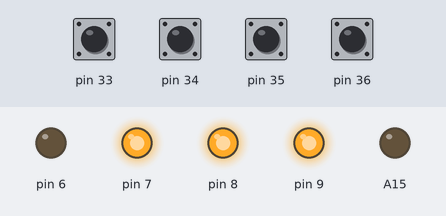
Recording of a sketch running on a simulated Arduino Mega 2560, built with avr-gcc and run on an emulated ATmega2560. Shown: output pins drawn as LEDs (lit = HIGH). Inputs (shaded band) come from the test bench; at power-on: pin 33–36 HIGH. What the sketch prints to the serial monitor is not drawn.

Above: at 1.2 s.
1.3 s: pin 33 pulled LOW for 0.15 s
At 1.37 s:
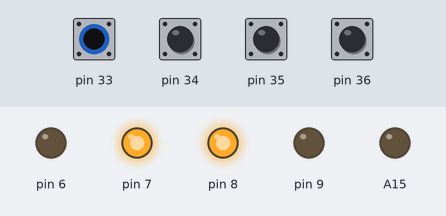
2.9 s: pin 34 pulled LOW for 0.15 s
At 2.97 s:
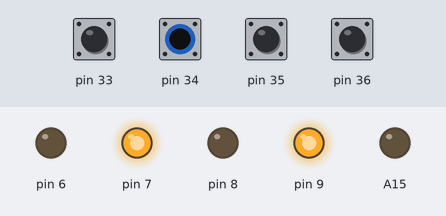
4.5 s: pin 35 pulled LOW for 0.15 s
At 4.57 s:
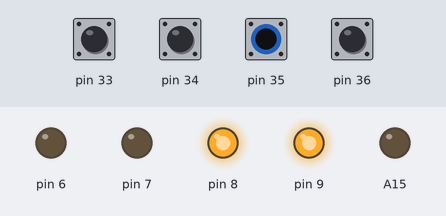
6.1 s: pin 33 driven LOW and pin 34 driven LOW
At 6.8 s:
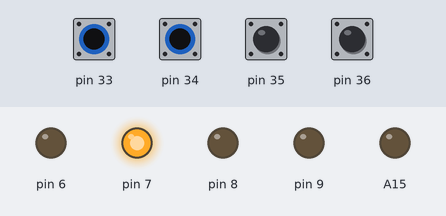
7.6 s: pin 35 pulled LOW for 1 s
At 8.0 s:
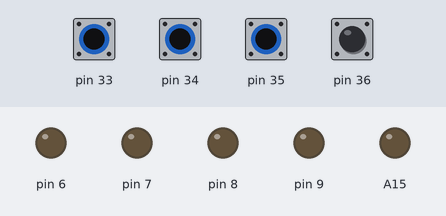
10.1 s: pin 33 driven HIGH
At 11.2 s:
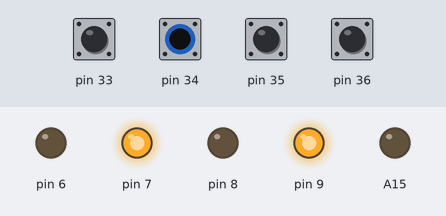
Timing chart, 0 to 12.6 s (numbered marks = the images above; inputs shaded):
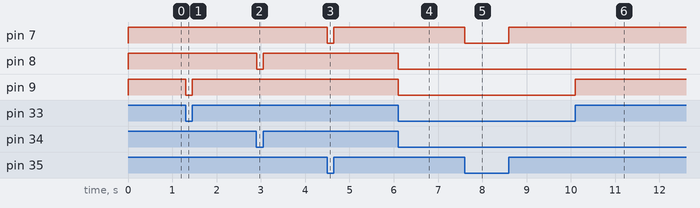

Measured:
- after the input at 1.3 s, pin 9: HIGH → LOW at once, → HIGH 0.15 s later
- after the input at 2.9 s, pin 8: HIGH → LOW at once, → HIGH 0.15 s later
- after the input at 4.5 s, pin 7: HIGH → LOW at once, → HIGH 0.15 s later
- after the input at 6.1 s, pin 8, pin 9: HIGH → LOW at once
- after the input at 7.6 s, pin 7: HIGH → LOW at once, → HIGH 1.0 s later
- after the input at 10.1 s, pin 9: LOW → HIGH at once

The sketch:

ex_2_8.ino
```cpp
int BASE = 6;
int NUM = 4;
int BASE1 = 33;
int K1state;
int K2state;
int K3state;
int K4state;


void setup() {
  // put your setup code here, to run once:
  for(int i=BASE;i<BASE+NUM;i++){
    pinMode(i,OUTPUT);
  }
  for(int i=BASE1;i<BASE1+NUM;i++){
    pinMode(i,INPUT_PULLUP);
  }
  pinMode(A15,OUTPUT);
  digitalWrite(A15,LOW);
  Serial.begin(9600);
  Serial.println(K1state);
}

void loop() {
  // put your main code here, to run repeatedly:
  K1state = digitalRead(33);
  digitalWrite(9,K1state);
  Serial.println(K1state);

  K2state = digitalRead(34);
  digitalWrite(8,K2state);

  K3state = digitalRead(35);
  digitalWrite(7,K3state);

  K1state = digitalRead(36);
  digitalWrite(6,K4state);
}
```
